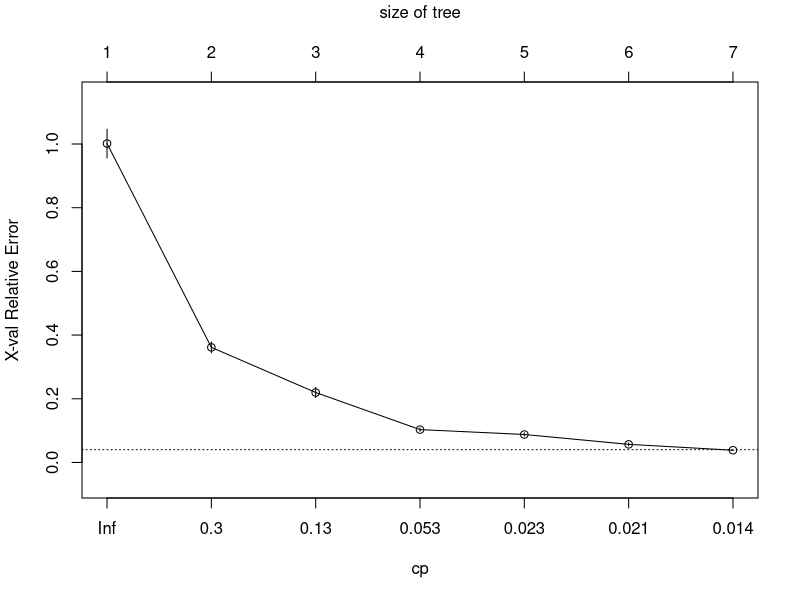
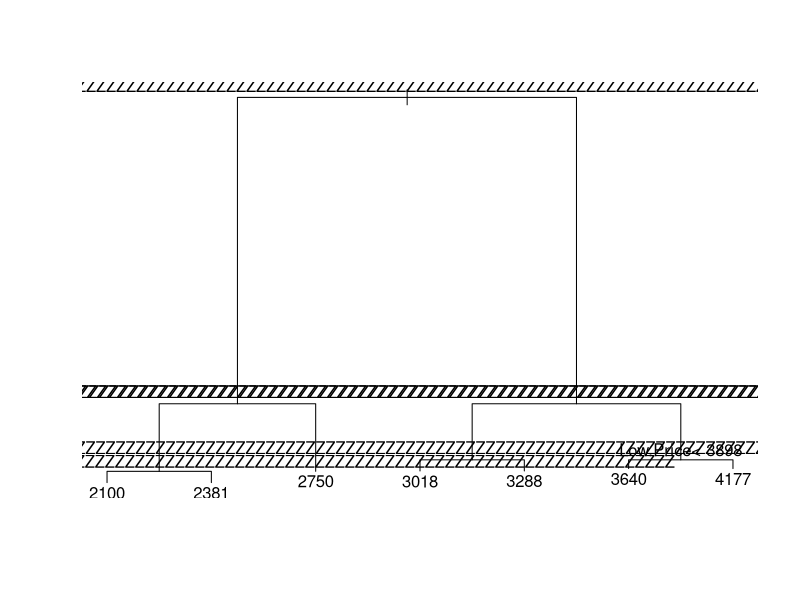

Reproduce these figures in R, in order. (Note: this script raises an error after producing the figures.)
library(caret)
library(rpart)
rp = read.csv("infy.csv")

iTrain <- createDataPartition(y= rp$Number.Of.Trades,p=0.25,list=FALSE)      

test <- rp[iTrain,]
train <- rp[-iTrain,]
dim(train)

str(train)

dtree= rpart(Open.Price~. ,data=train,control=rpart.control(10))

printcp(dtree)
plotcp(dtree)
summary(dtree)



str(dtree)
plot(dtree)
text(dtree)
attributes(dtree)
dtree$variable.importance


predictDT = predict(dtree, test, type=c("vector"))
predictDT

table(predictDT, test$Open.Price)

